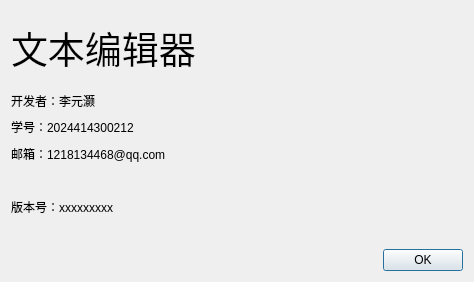
<?xml version="1.0" encoding="UTF-8"?>
<ui version="4.0">
 <class>Dialog</class>
 <widget class="QDialog" name="Dialog">
  <property name="geometry">
   <rect>
    <x>0</x>
    <y>0</y>
    <width>474</width>
    <height>282</height>
   </rect>
  </property>
  <property name="windowTitle">
   <string>Dialog</string>
  </property>
  <layout class="QVBoxLayout" name="verticalLayout_4">
   <item>
    <layout class="QVBoxLayout" name="verticalLayout_3">
     <item>
      <layout class="QVBoxLayout" name="verticalLayout_2">
       <item>
        <widget class="QLabel" name="label">
         <property name="font">
          <font>
           <pointsize>28</pointsize>
          </font>
         </property>
         <property name="text">
          <string>文本编辑器</string>
         </property>
        </widget>
       </item>
       <item>
        <layout class="QVBoxLayout" name="verticalLayout">
         <item>
          <widget class="QLabel" name="label_2">
           <property name="text">
            <string>开发者：李元灏</string>
           </property>
          </widget>
         </item>
         <item>
          <widget class="QLabel" name="label_3">
           <property name="text">
            <string>学号：2024414300212</string>
           </property>
          </widget>
         </item>
         <item>
          <widget class="QLabel" name="label_4">
           <property name="text">
            <string>邮箱：1218134468@qq.com</string>
           </property>
          </widget>
         </item>
        </layout>
       </item>
       <item>
        <widget class="QLabel" name="label_6">
         <property name="text">
          <string>版本号：xxxxxxxxx</string>
         </property>
        </widget>
       </item>
      </layout>
     </item>
     <item>
      <widget class="QDialogButtonBox" name="buttonBox">
       <property name="orientation">
        <enum>Qt::Orientation::Horizontal</enum>
       </property>
       <property name="standardButtons">
        <set>QDialogButtonBox::StandardButton::Ok</set>
       </property>
      </widget>
     </item>
    </layout>
   </item>
  </layout>
 </widget>
 <resources/>
 <connections>
  <connection>
   <sender>buttonBox</sender>
   <signal>accepted()</signal>
   <receiver>Dialog</receiver>
   <slot>accept()</slot>
   <hints>
    <hint type="sourcelabel">
     <x>248</x>
     <y>254</y>
    </hint>
    <hint type="destinationlabel">
     <x>157</x>
     <y>274</y>
    </hint>
   </hints>
  </connection>
  <connection>
   <sender>buttonBox</sender>
   <signal>rejected()</signal>
   <receiver>Dialog</receiver>
   <slot>reject()</slot>
   <hints>
    <hint type="sourcelabel">
     <x>316</x>
     <y>260</y>
    </hint>
    <hint type="destinationlabel">
     <x>286</x>
     <y>274</y>
    </hint>
   </hints>
  </connection>
 </connections>
</ui>
